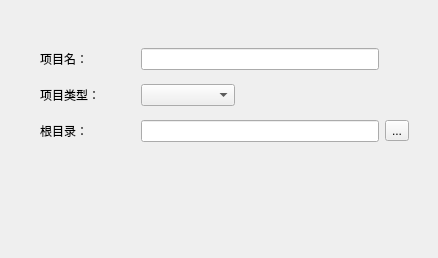
<?xml version="1.0" encoding="UTF-8"?>
<ui version="4.0">
 <class>CreateProjectDialog</class>
 <widget class="QDialog" name="CreateProjectDialog">
  <property name="geometry">
   <rect>
    <x>0</x>
    <y>0</y>
    <width>438</width>
    <height>258</height>
   </rect>
  </property>
  <property name="windowTitle">
   <string>Dialog</string>
  </property>
  <widget class="QWidget" name="widget" native="true">
   <property name="geometry">
    <rect>
     <x>40</x>
     <y>40</y>
     <width>369</width>
     <height>111</height>
    </rect>
   </property>
   <layout class="QGridLayout" name="gridLayout">
    <item row="0" column="0">
     <widget class="QLabel" name="label">
      <property name="text">
       <string>项目名：</string>
      </property>
     </widget>
    </item>
    <item row="0" column="1" colspan="2">
     <widget class="QLineEdit" name="namelineEdit"/>
    </item>
    <item row="1" column="0">
     <widget class="QLabel" name="label_2">
      <property name="text">
       <string>项目类型：</string>
      </property>
     </widget>
    </item>
    <item row="1" column="1">
     <widget class="QComboBox" name="comboBox"/>
    </item>
    <item row="1" column="2" colspan="2">
     <spacer name="horizontalSpacer">
      <property name="orientation">
       <enum>Qt::Horizontal</enum>
      </property>
      <property name="sizeHint" stdset="0">
       <size>
        <width>168</width>
        <height>20</height>
       </size>
      </property>
     </spacer>
    </item>
    <item row="2" column="0">
     <widget class="QLabel" name="label_3">
      <property name="text">
       <string>根目录：</string>
      </property>
     </widget>
    </item>
    <item row="2" column="1" colspan="2">
     <widget class="QLineEdit" name="rootLineEdit"/>
    </item>
    <item row="2" column="3">
     <widget class="QToolButton" name="rootBtn">
      <property name="text">
       <string>...</string>
      </property>
     </widget>
    </item>
   </layout>
  </widget>
 </widget>
 <resources/>
 <connections/>
</ui>
